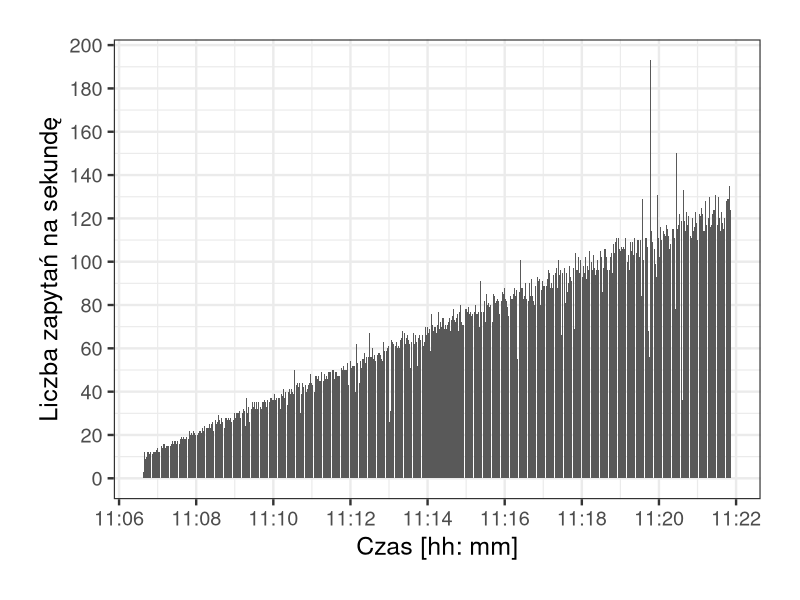

Reproduce this figure in R.
library("ggplot2")
library("scales")

png(filename="aws-http-rps.png", width=800, height=600)

dat = read.csv("rps_aws.csv")
dat$time = as.POSIXct(dat$time, format = "%Y-%m-%dT%H:%M:%SZ")

ggplot(data=dat, aes(time, rps)) +
geom_bar(stat="identity") +
theme_bw(base_size=18) + theme(plot.margin = unit(c(1,1,1,1), "cm")) +
scale_x_datetime(labels = date_format("%H:%M"), breaks = pretty_breaks(n=10)) +
scale_y_continuous(breaks=pretty_breaks(n=10)) +
labs(x = "Czas [hh: mm]", y = "Liczba zapytań na sekundę")
